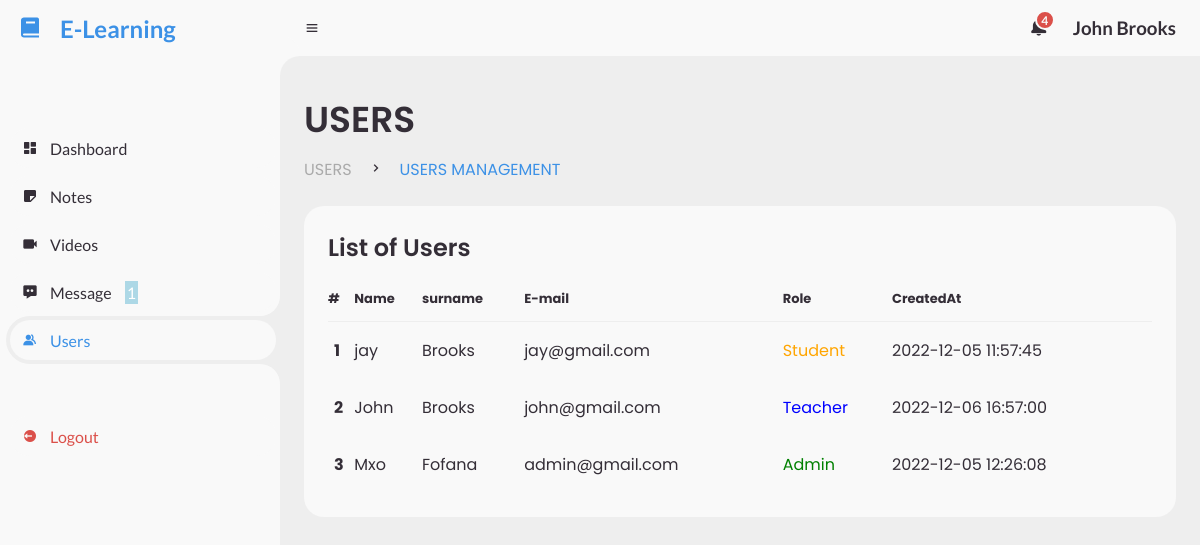
/dashboard/users.php (signed in), run on the app's committed database.
### tables this page shows
CREATE TABLE `users` (
  `id` int(11) NOT NULL,
  `name` varchar(225) NOT NULL,
  `surname` varchar(225) NOT NULL,
  `email` varchar(225) NOT NULL,
  `password` varchar(225) NOT NULL,
  `role` int(11) NOT NULL DEFAULT 1,
  `created_at` timestamp NOT NULL DEFAULT current_timestamp()
);

### includes/session.php (called while the page is built, shortened)
<?php
$session_id=$_SESSION['alogin'];
?>

### dashboard/users.php (the view, shortened to what this page needs)
<?php
include('top_section.php');
?>
		<main>
			<div class="head-title">
				<div class="left">
					<h1>USERS</h1>
					<ul class="breadcrumb">
						<li>
							<a href="#">USERS</a>
						</li>
						<li><i class='bx bx-chevron-right' ></i></li>
						<li>
							<a class="active" href="#">USERS MANAGEMENT</a>
						</li>
					</ul>
				</div>
			</div>
			<div class="table-data">
				<div class="order">
					<div class="head">
						<h3>List of Users</h3>
					</div>
					<table>
						<thead>
							<tr>
                                <th>#</th>
								<th>Name</th>
                                <th>surname</th>
                                <th>E-mail</th>
								<th>Role</th>
								<th>CreatedAt</th>
							</tr>
						</thead>
						<tbody>
                        <?php
                        $query= mysqli_query($conn,"SELECT * FROM users ORDER BY id desc")or die(mysqli_error());
                        $cnt=1;
						while ($row = mysqli_fetch_array($query)) {
                        ?>
							<tr>
                                <td>
                                <div class="name-avatar d-flex align-items-center">
										<div class="txt mr-2 flex-shrink-0">
											<b><?php echo htmlentities($cnt);?></b>
										</div>
									</div>
                                </td>
								<td><?php echo $row['name']; ?></td>
                                <td><?php echo $row['surname']; ?></td>
								<td><?php echo $row['email'] ; ?></td>
                                <td><?php $user_role=$row['role'];
	                             if($user_role==0){
	                              ?>
	                                  <span style="color: green">Admin</span>
	                                  <?php } if($user_role==1)  { ?>
	                                 <span style="color: blue">Teacher</span>
	                                  <?php } if($user_role==2)  { ?>
	                             <span style="color: orange">Student</span>
	                             <?php } ?>
	                            </td>
								<td> <?php echo $row['created_at']; ?></td>
							</tr>
							<?php $cnt++; }?>
						</tbody>
					</table>
				</div>
			</div>
		</main>
<?php
include('bottom_section.php')
?>

### dashboard/top_section.php (shortened to what this page needs)
<?php include('../includes/config.php'); ?>
<?php include('../includes/session.php');?>
<?php
$query= mysqli_query($conn,"select * from users where id = '$session_id'")or die(mysqli_error());
$row = mysqli_fetch_array($query);
$role = $row['role'];
$activePage = basename($_SERVER['PHP_SELF'], ".php");
?>
<!DOCTYPE html>
<html lang="en">
<head>
	<link href='https://unpkg.com/boxicons@2.0.9/css/boxicons.min.css' rel='stylesheet'>
	<link rel="stylesheet" href="styles/style.css">
</head>
<body>
	<section id="sidebar">
		<a href="#" class="brand">
			<i class='bx bxs-book'></i>
			<span class="text">E-Learning</span>
		</a>
		<ul class="side-menu top">
			<li class="<?= ($activePage == 'index') ? 'active':''; ?>">
				<a href="index.php">
					<i class='bx bxs-dashboard' ></i>
					<span class="text">Dashboard</span>
				</a>
			</li>
			<li class="<?= ($activePage == 'notes') ? 'active':''; ?>">
				<a href="notes.php">
					<i class='bx bxs-note' ></i>
					<span class="text">Notes</span>
				</a>
			</li>
			<li class="<?= ($activePage == 'videos') ? 'active':''; ?>">
				<a href="videos.php">
					<i class='bx bxs-video' ></i>
					<span class="text">Videos</span>
				</a>
			</li>
			<li class="<?= ($activePage == 'messages') ? 'active':''; ?>">
			<?php
				$sql ="SELECT * FROM messages where to_user ='$session_id' and readed = 0";
				$query= mysqli_query($conn, $sql)or die(mysqli_error());
				$count = mysqli_num_rows($query);
			?>
				<a href="messages.php">
					<i class='bx bxs-message-dots' ></i>
					<span class="text">Message
					<span class="num" style="margin-left: 10px;color:white;background-color:lightblue;padding:2px;border-raduis:50px;"><?php echo $count ?></span>
					</span>
				</a>
			</li>
			<li class="<?= ($activePage == 'users') ? 'active':''; ?>">
				<a href="users.php">
					<i class='bx bxs-group' ></i>
					<span class="text">Users</span>
				</a>
			</li>
		</ul>
		<ul class="side-menu">
			<li>
				<a href="logout.php" class="logout">
					<i class='bx bxs-log-out-circle' ></i>
					<span class="text">Logout</span>
				</a>
			</li>
		</ul>
	</section>
	<section id="content">
		<nav>
			<i class='bx bx-menu' ></i>
			<form action="#">
				<div class="form-input">
				</div>
			</form>
			<?php
				$sql ="SELECT * FROM notifications where to_user ='$role'";
				$query= mysqli_query($conn, $sql)or die(mysqli_error());
				$count = mysqli_num_rows($query);
			?>
			<a class="notification" href="notification.php">
				<span class="num"><?php echo $count ?></span>
			</a>
			<a href="#" class="profile">
				<h1 class="h1"><?php echo $row['name']. " " .$row['surname']; ?></h1>
			</a>
		</nav>

### data on the page
users: name "John", surname "Brooks", email "john@gmail.com", role "Teacher", created_at "2022-12-06 16:57:00"
users: name "jay", surname "Brooks", email "jay@gmail.com", role "Student", created_at "2022-12-05 11:57:45"
users: name "Mxo", surname "Fofana", email "admin@gmail.com", role "Admin", created_at "2022-12-05 12:26:08"

### other printed values
$count "1"
$count "4"
